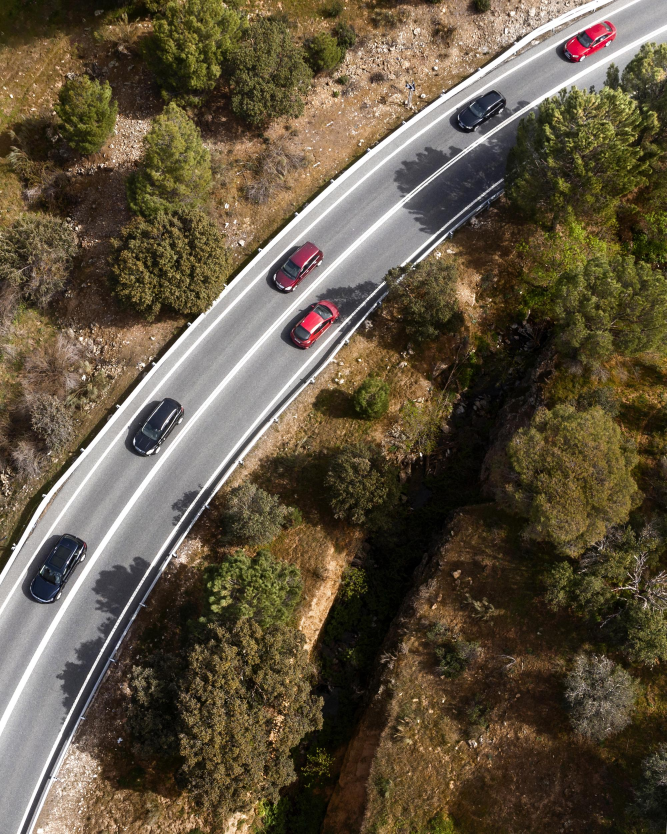
#> input picture 8sem/management/7/cars2.jpg, 2000 x 2501 px (shown at 1/3 size)
$ python main_image.py
#> lines starting #> are read from the running program, lines starting #| are printed output that depends on the picture
import skimage
import numpy as np
from skimage.io import imread
import matplotlib.pyplot as plt
from sklearn.cluster import KMeans

image = imread('cars2.jpg')
#> image is the input picture: shape (2501, 2000, 3); mean R, G, B 96.4, 84.4, 64.3
# plt.imshow(image)
# plt.show()

image2 = skimage.img_as_float(image)
print(image2.shape)
#| (2501, 2000, 3)

image3 = np.reshape(image2, newshape=(image2.shape[0] * image2.shape[1], image2.shape[2]))
print(image3)
#> (printed output is left out)

kmeans = KMeans(n_clusters=10, random_state=242, init='k-means++').fit(image3)
print(kmeans.labels_)
#> (printed output is left out)

image4 = image3.copy()

# image4[:, 0] = np.where(np.isin(kmeans.labels_, [0, 3, 5, 6]), 255, np.where(np.isin(kmeans.labels_, [1, 2, 4]), 0, 100))
# image4[:, 1] = np.where(np.isin(kmeans.labels_, [1, 3, 4, 6]), 255, np.where(np.isin(kmeans.labels_, [0, 2, 5]), 0, 100))
# image4[:, 2] = np.where(np.isin(kmeans.labels_, [2, 4, 5, 6]), 255, np.where(np.isin(kmeans.labels_, [0, 1, 3]), 0, 100))


image4[:, 0] = np.where(np.isin(kmeans.labels_, [0, 3, 6, 8]), 255, np.where(np.isin(kmeans.labels_, [1, 2, 5]), 0, 100))
image4[:, 1] = np.where(np.isin(kmeans.labels_, [1, 4, 6, 9]), 255, np.where(np.isin(kmeans.labels_, [0, 3, 2]), 0, 100))
image4[:, 2] = np.where(np.isin(kmeans.labels_, [2, 5, 7, 9]), 255, np.where(np.isin(kmeans.labels_, [0, 5, 7]), 0, 100))

# image4[:, 0] = np.where(np.isin(kmeans.labels_, [0, 2, 4]), 255, np.where(np.isin(kmeans.labels_, [1, 3]), 0, 100))
# image4[:, 1] = np.where(np.isin(kmeans.labels_, [1, 3, 4]), 255, np.where(np.isin(kmeans.labels_, [0, 2]), 0, 100))
# image4[:, 2] = np.where(np.isin(kmeans.labels_, [2, 3, 4]), 255, np.where(np.isin(kmeans.labels_, [0, 1]), 0, 100))

image5 = image4.reshape(image2.shape)
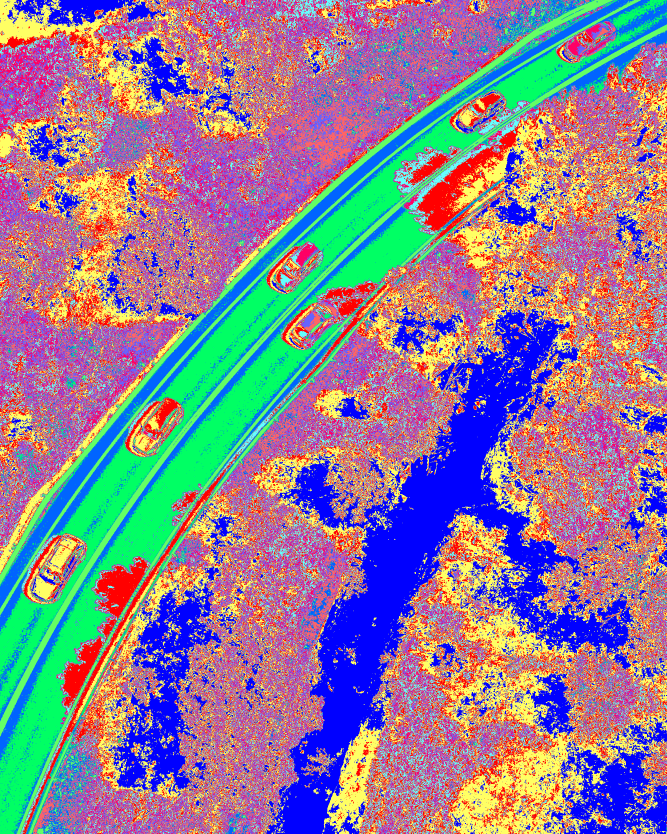
#> image5: shape (2501, 2000, 3) float64 (shown at 1/3 size); mean R, G, B 143.5, 125.4, 148.5
plt.imshow(image5 / 255)
plt.show()
